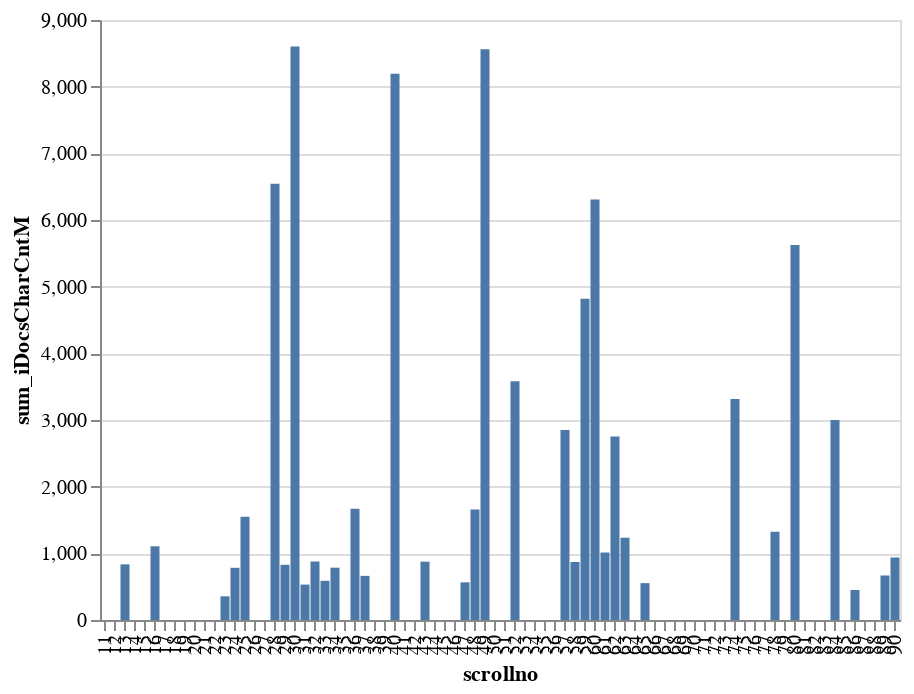

This figure's notebook cell:
### Markdown cell above
### Plot total no. of characters in documents by scroll no. for a given book

### Code cell
book   = 'HouHanShu'
dfBook =  df[ (df.book==book) & (df.section.isin(['列傳'])) ]
dfPlot = pd.DataFrame({
    'scrollno': dfBook['scrollno'].to_numpy(),
    'iDocsCharCntM': dfBook['iDocsCharCntM'].to_numpy()
})

alt.Chart(dfPlot).mark_bar().encode(
    y='sum_iDocsCharCntM:Q',
    x='scrollno:O'
).transform_aggregate(
    sum_iDocsCharCntM='sum(iDocsCharCntM)',
    groupby=["scrollno"]
)

### Figure 1 — Vega-Lite specification as saved in the notebook (floating-point values rounded to 4 significant figures; data arrays with more than 128 entries replaced by an {"elided": "..."} marker saying what was removed)
{"$schema": "https://vega.github.io/schema/vega-lite/v3.3.0.json", "config": {"mark": {"tooltip": null}, "view": {"height": 300, "width": 400}}, "data": {"name": "data-538b9b3b7fbecff960dc614002f1d795"}, "datasets": {"data-538b9b3b7fbecff960dc614002f1d795": {"elided": "566 records"}}, "encoding": {"x": {"field": "scrollno", "type": "ordinal"}, "y": {"field": "sum_iDocsCharCntM", "type": "quantitative"}}, "mark": "bar", "transform": [{"aggregate": [{"as": "sum_iDocsCharCntM", "field": "iDocsCharCntM", "op": "sum"}], "groupby": ["scrollno"]}]}
